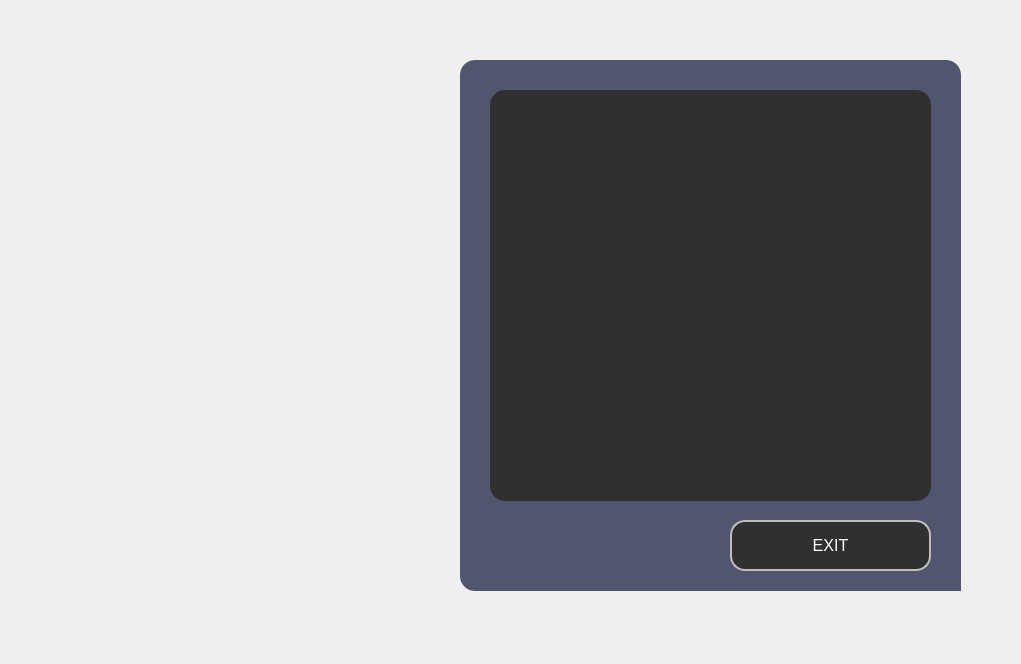
<?xml version="1.0" encoding="UTF-8"?>
<ui version="4.0">
 <class>Aff</class>
 <widget class="QDialog" name="Aff">
  <property name="geometry">
   <rect>
    <x>0</x>
    <y>0</y>
    <width>1021</width>
    <height>664</height>
   </rect>
  </property>
  <property name="windowTitle">
   <string>Dialog</string>
  </property>
  <property name="styleSheet">
   <string notr="true">*{
background:url(C:/Users/ALA/Desktop/2A/projet/hammerrrm.jpg);
}</string>
  </property>
  <widget class="QFrame" name="add_employee">
   <property name="geometry">
    <rect>
     <x>460</x>
     <y>60</y>
     <width>501</width>
     <height>531</height>
    </rect>
   </property>
   <property name="styleSheet">
    <string notr="true">QFrame
{
	background:#51556e;
    border-radius:15px;
}</string>
   </property>
   <property name="frameShape">
    <enum>QFrame::StyledPanel</enum>
   </property>
   <property name="frameShadow">
    <enum>QFrame::Raised</enum>
   </property>
   <widget class="QLabel" name="label_8">
    <property name="geometry">
     <rect>
      <x>380</x>
      <y>450</y>
      <width>231</width>
      <height>171</height>
     </rect>
    </property>
    <property name="text">
     <string/>
    </property>
    <property name="pixmap">
     <pixmap>D:/QTprojet/smart court.png</pixmap>
    </property>
    <property name="scaledContents">
     <bool>true</bool>
    </property>
   </widget>
   <widget class="QPushButton" name="add_new_employee">
    <property name="geometry">
     <rect>
      <x>270</x>
      <y>460</y>
      <width>201</width>
      <height>51</height>
     </rect>
    </property>
    <property name="font">
     <font>
      <pointsize>12</pointsize>
     </font>
    </property>
    <property name="styleSheet">
     <string notr="true">*{
color:white;
border-radius: 15px;
background:#303030;
border: 2px solid #bfbeba;
}

*:hover
{
	color:#303030;
	border-radius:15px;
	background:white;
border: 2px solid #bfbeba;
}</string>
    </property>
    <property name="text">
     <string>EXIT</string>
    </property>
   </widget>
   <widget class="QTableView" name="TabAff">
    <property name="geometry">
     <rect>
      <x>30</x>
      <y>30</y>
      <width>441</width>
      <height>411</height>
     </rect>
    </property>
    <property name="autoFillBackground">
     <bool>false</bool>
    </property>
    <property name="styleSheet">
     <string notr="true">*{
color: #bfbeba ;
gridline-color: #bfbeba;
font-size: 12pt;
border-radius: 15px;
background: #303030;
}

*::selection
{
background-color:white;
border : 1px solid red;
}</string>
    </property>
    <property name="tabKeyNavigation">
     <bool>true</bool>
    </property>
    <property name="showGrid">
     <bool>true</bool>
    </property>
    <property name="sortingEnabled">
     <bool>false</bool>
    </property>
    <property name="wordWrap">
     <bool>false</bool>
    </property>
    <attribute name="horizontalHeaderDefaultSectionSize">
     <number>106</number>
    </attribute>
   </widget>
  </widget>
 </widget>
 <resources/>
 <connections/>
</ui>
